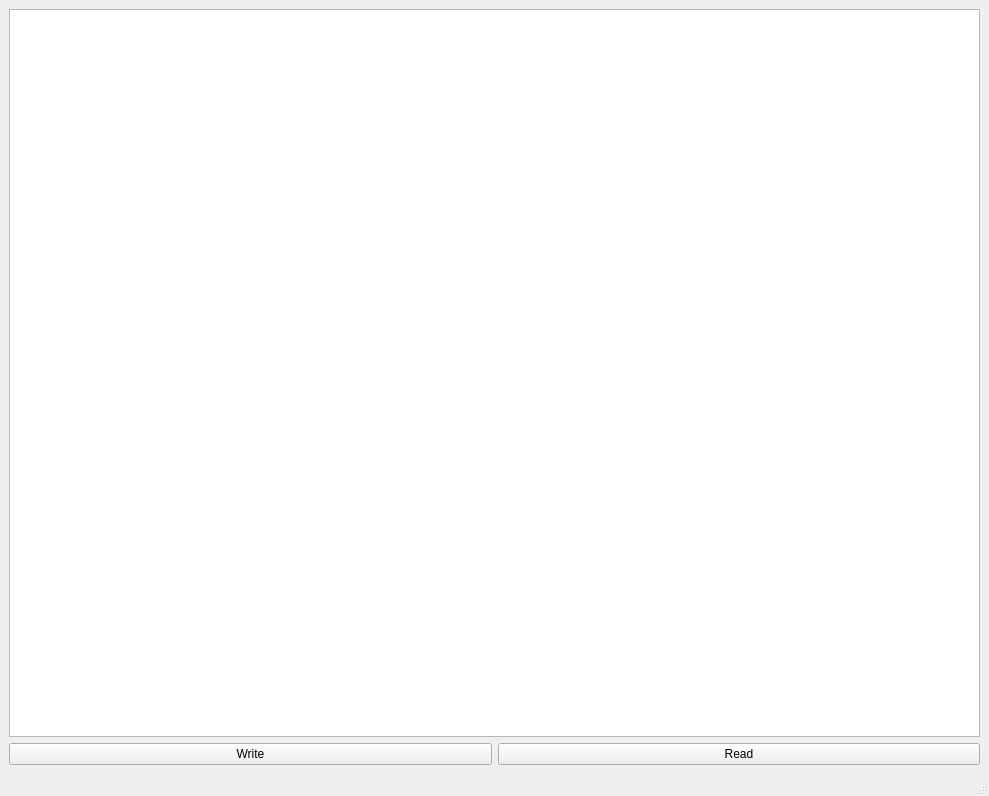
<?xml version="1.0" encoding="UTF-8"?>
<ui version="4.0">
 <class>MainWindow</class>
 <widget class="QMainWindow" name="MainWindow">
  <property name="geometry">
   <rect>
    <x>0</x>
    <y>0</y>
    <width>989</width>
    <height>796</height>
   </rect>
  </property>
  <property name="windowTitle">
   <string>MainWindow</string>
  </property>
  <widget class="QWidget" name="centralwidget">
   <layout class="QVBoxLayout" name="verticalLayout_2">
    <item>
     <layout class="QVBoxLayout" name="verticalLayout">
      <item>
       <widget class="QPlainTextEdit" name="plainTextEdit"/>
      </item>
      <item>
       <layout class="QHBoxLayout" name="horizontalLayout">
        <item>
         <widget class="QPushButton" name="pushButton">
          <property name="text">
           <string>Write</string>
          </property>
         </widget>
        </item>
        <item>
         <widget class="QPushButton" name="pushButton_2">
          <property name="text">
           <string>Read</string>
          </property>
         </widget>
        </item>
       </layout>
      </item>
     </layout>
    </item>
   </layout>
  </widget>
  <widget class="QMenuBar" name="menubar">
   <property name="geometry">
    <rect>
     <x>0</x>
     <y>0</y>
     <width>989</width>
     <height>21</height>
    </rect>
   </property>
  </widget>
  <widget class="QStatusBar" name="statusbar"/>
 </widget>
 <resources/>
 <connections/>
</ui>
